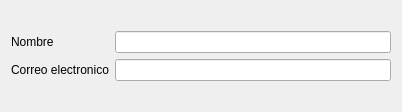
<?xml version="1.0" encoding="UTF-8"?>
<ui version="4.0">
 <class>Widget</class>
 <widget class="QWidget" name="Widget">
  <property name="geometry">
   <rect>
    <x>0</x>
    <y>0</y>
    <width>402</width>
    <height>112</height>
   </rect>
  </property>
  <property name="windowTitle">
   <string>Widget</string>
  </property>
  <layout class="QVBoxLayout" name="verticalLayout">
   <item>
    <layout class="QGridLayout" name="gridLayout">
     <item row="0" column="0">
      <widget class="QLabel" name="label">
       <property name="text">
        <string>Nombre</string>
       </property>
      </widget>
     </item>
     <item row="0" column="1">
      <widget class="QLineEdit" name="nombre"/>
     </item>
     <item row="1" column="0">
      <widget class="QLabel" name="label_2">
       <property name="text">
        <string>Correo electronico</string>
       </property>
      </widget>
     </item>
     <item row="1" column="1">
      <widget class="QLineEdit" name="email">
       <property name="text">
        <string/>
       </property>
      </widget>
     </item>
    </layout>
   </item>
  </layout>
 </widget>
 <layoutdefault spacing="6" margin="11"/>
 <resources/>
 <connections/>
</ui>
